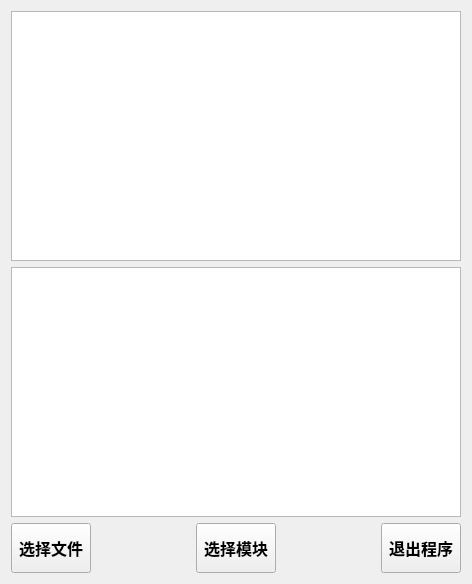
<?xml version="1.0" encoding="UTF-8"?>
<ui version="4.0">
 <class>PE_LoadClass</class>
 <widget class="QWidget" name="PE_LoadClass">
  <property name="geometry">
   <rect>
    <x>0</x>
    <y>0</y>
    <width>468</width>
    <height>582</height>
   </rect>
  </property>
  <property name="windowTitle">
   <string>PE_Load</string>
  </property>
  <layout class="QGridLayout" name="gridLayout">
   <item row="0" column="0">
    <widget class="QTableWidget" name="tableWidget_Process">
     <property name="enabled">
      <bool>true</bool>
     </property>
     <property name="minimumSize">
      <size>
       <width>450</width>
       <height>250</height>
      </size>
     </property>
     <property name="font">
      <font>
       <family>Microsoft YaHei</family>
       <pointsize>9</pointsize>
      </font>
     </property>
     <property name="layoutDirection">
      <enum>Qt::LeftToRight</enum>
     </property>
     <property name="gridStyle">
      <enum>Qt::SolidLine</enum>
     </property>
     <property name="sortingEnabled">
      <bool>true</bool>
     </property>
    </widget>
   </item>
   <item row="1" column="0">
    <widget class="QTableWidget" name="tableWidget_Module">
     <property name="minimumSize">
      <size>
       <width>400</width>
       <height>250</height>
      </size>
     </property>
    </widget>
   </item>
   <item row="2" column="0">
    <layout class="QHBoxLayout" name="horizontalLayout">
     <item>
      <widget class="QPushButton" name="pushButton">
       <property name="sizePolicy">
        <sizepolicy hsizetype="Minimum" vsizetype="Minimum">
         <horstretch>0</horstretch>
         <verstretch>0</verstretch>
        </sizepolicy>
       </property>
       <property name="minimumSize">
        <size>
         <width>0</width>
         <height>50</height>
        </size>
       </property>
       <property name="font">
        <font>
         <family>楷体</family>
         <pointsize>12</pointsize>
         <weight>75</weight>
         <bold>true</bold>
        </font>
       </property>
       <property name="text">
        <string>选择文件</string>
       </property>
      </widget>
     </item>
     <item>
      <spacer name="horizontalSpacer_2">
       <property name="orientation">
        <enum>Qt::Horizontal</enum>
       </property>
       <property name="sizeHint" stdset="0">
        <size>
         <width>40</width>
         <height>20</height>
        </size>
       </property>
      </spacer>
     </item>
     <item>
      <widget class="QPushButton" name="pushButton_3">
       <property name="sizePolicy">
        <sizepolicy hsizetype="Minimum" vsizetype="Minimum">
         <horstretch>0</horstretch>
         <verstretch>0</verstretch>
        </sizepolicy>
       </property>
       <property name="font">
        <font>
         <family>楷体</family>
         <pointsize>12</pointsize>
         <weight>75</weight>
         <bold>true</bold>
        </font>
       </property>
       <property name="text">
        <string>选择模块</string>
       </property>
      </widget>
     </item>
     <item>
      <spacer name="horizontalSpacer">
       <property name="orientation">
        <enum>Qt::Horizontal</enum>
       </property>
       <property name="sizeHint" stdset="0">
        <size>
         <width>40</width>
         <height>20</height>
        </size>
       </property>
      </spacer>
     </item>
     <item>
      <widget class="QPushButton" name="pushButton_2">
       <property name="sizePolicy">
        <sizepolicy hsizetype="Minimum" vsizetype="Minimum">
         <horstretch>0</horstretch>
         <verstretch>0</verstretch>
        </sizepolicy>
       </property>
       <property name="minimumSize">
        <size>
         <width>0</width>
         <height>50</height>
        </size>
       </property>
       <property name="maximumSize">
        <size>
         <width>10000000</width>
         <height>16777215</height>
        </size>
       </property>
       <property name="font">
        <font>
         <family>楷体</family>
         <pointsize>12</pointsize>
         <weight>75</weight>
         <italic>false</italic>
         <bold>true</bold>
        </font>
       </property>
       <property name="text">
        <string>退出程序</string>
       </property>
      </widget>
     </item>
    </layout>
   </item>
  </layout>
 </widget>
 <layoutdefault spacing="6" margin="11"/>
 <resources>
  <include location="PE_Load.qrc"/>
 </resources>
 <connections>
  <connection>
   <sender>tableWidget_Process</sender>
   <signal>cellClicked(int,int)</signal>
   <receiver>PE_LoadClass</receiver>
   <slot>SelectProcess(int,int)</slot>
   <hints>
    <hint type="sourcelabel">
     <x>404</x>
     <y>140</y>
    </hint>
    <hint type="destinationlabel">
     <x>601</x>
     <y>216</y>
    </hint>
   </hints>
  </connection>
  <connection>
   <sender>pushButton_3</sender>
   <signal>clicked()</signal>
   <receiver>PE_LoadClass</receiver>
   <slot>SelectModule()</slot>
   <hints>
    <hint type="sourcelabel">
     <x>236</x>
     <y>537</y>
    </hint>
    <hint type="destinationlabel">
     <x>241</x>
     <y>638</y>
    </hint>
   </hints>
  </connection>
  <connection>
   <sender>pushButton</sender>
   <signal>clicked()</signal>
   <receiver>PE_LoadClass</receiver>
   <slot>SelectFile()</slot>
   <hints>
    <hint type="sourcelabel">
     <x>35</x>
     <y>542</y>
    </hint>
    <hint type="destinationlabel">
     <x>86</x>
     <y>628</y>
    </hint>
   </hints>
  </connection>
  <connection>
   <sender>pushButton_2</sender>
   <signal>clicked()</signal>
   <receiver>PE_LoadClass</receiver>
   <slot>Quit()</slot>
   <hints>
    <hint type="sourcelabel">
     <x>411</x>
     <y>542</y>
    </hint>
    <hint type="destinationlabel">
     <x>513</x>
     <y>651</y>
    </hint>
   </hints>
  </connection>
 </connections>
 <slots>
  <slot>SelectProcess(int,int)</slot>
  <slot>SelectModule()</slot>
  <slot>SelectFile()</slot>
  <slot>Quit()</slot>
 </slots>
</ui>
